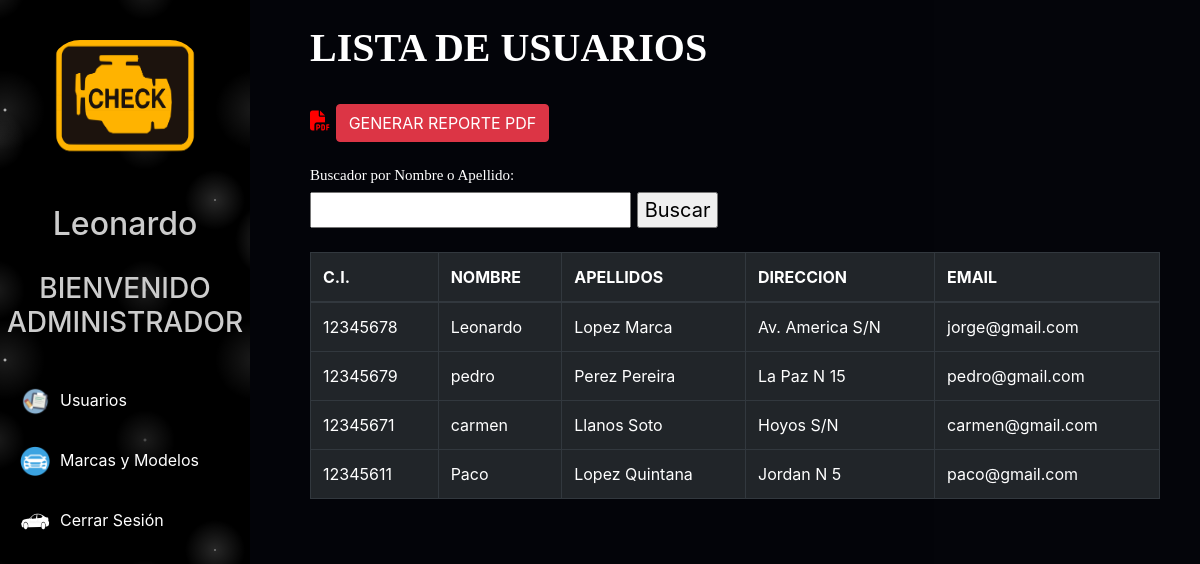
The app's page /administrador/usuarios.php with its own data.
### tables this page shows
CREATE TABLE IF NOT EXISTS `usuario` (
  `id` int(11) NOT NULL AUTO_INCREMENT,
  `ci` int(11) DEFAULT '0',
  `pass` varchar(50) DEFAULT NULL,
  `nombre` varchar(50) DEFAULT NULL,
  `apellidos` varchar(50) DEFAULT NULL,
  `direccion` varchar(50) DEFAULT NULL,
  `email` varchar(50) DEFAULT NULL,
  PRIMARY KEY (`id`)
);

### administrador/buscar_usuario.php (called while the page is built, shortened)
<?php
include '../conexion.php';
$buscar=$_POST['buscar'];
$SQL_READ= "SELECT * FROM usuario WHERE nombre LIKE '%" .$buscar."%' or apellidos LIKE '%" .$buscar."%'";
$sql_query= mysqli_query($conex,$SQL_READ);
?>

### administrador/usuarios.php (the view, shortened to what this page needs)
<!DOCTYPE html>
<html lang="en">
<head>
    <link rel="stylesheet" href="../css/adm1.css">
    <link rel="stylesheet" href="https://maxcdn.bootstrapcdn.com/bootstrap/4.0.0/css/bootstrap.min.css">
</head>
<body>
<div class="sidebar">
        <center>
            <img src="../img/logo.png" class="profile_image" alt="">
            <h2>Leonardo</h2><br/>
            <h3> BIENVENIDO ADMINISTRADOR</h3>
        </center>
        <a href="usuarios.php"><i><img src="../img/iconos/3.png" width="30" height="30" alt=""></i><span>Usuarios</span></a>
        <a href="modelo.php"><i><img src="../img/iconos/2.png" width="30" height="30" alt=""></i><span>Marcas y Modelos</span></a>
        <a href="../login.php"><i><img src="../img/iconos/1.jpg" width="30" height="30" alt=""></i><span>Cerrar Sesión</span></a>
    </div>
    <div class="content">
        <div class="informacion">
        <h1>LISTA DE USUARIOS</h1><br/>
      <div class="reportes" style="display:flex">
      <form action="pdf_listausuario.php">
        <i style="color: red;" class="fas fa-file-pdf"></i>
        <button type="submit" class="btn btn-danger">GENERAR REPORTE PDF</button>
    </form><p></p>&nbsp<p></p>&nbsp<p></p>&nbsp<p></p>&nbsp
        </div><br/>
        <h2>Buscador por Nombre o Apellido:</h2>
        <form action="usuarios.php" method="POST" onkeypress="return valnombre(event)" autocomplete="off">
          <input type="text" name="buscar">
          <input type="submit" value="Buscar">
        </form><br/>
      <table class="table table-bordered table-dark">
        <thead>
          <tr>
            <th scope="col">C.I.</th>
            <th scope="col">NOMBRE</th>
            <th scope="col">APELLIDOS</th>
            <th scope="col">DIRECCION</th>
            <th scope="col">EMAIL</th>
          </tr>
        </thead>
        <tbody>
          <?php
          include 'buscar_usuario.php';
          while($row = mysqli_fetch_array($sql_query)) {
          ?>
          <tr>
            <td><?= $row['ci']?></td>
            <td><?= $row['nombre']?></td>
            <td><?= $row['apellidos']?></td>
            <td><?= $row['direccion']?></td>
            <td><?= $row['email']?></td>
          </tr>
          <?php } ?>
        </tbody>
      </table>
    </div>
    </div>
</body>
</html>

### css/adm1.css (style rules this page uses)
body { margin: 0; padding: 0; font-family: "Roboto", sans-serif; background: url(../img/2.jpg)no-repeat; background-size: 10000vh; background-position: cover; }
.sidebar { background-color:black; background-image: radial-gradient(white, rgba(255,255,255,.2) 2px, transparent 40px), radial-gradient(white, rgba(255,255,255,.15) 1px, transparent 30px), radial-gradient(white, rgba(255,255,255,.1) 2px, transparent 40px), radial-gradient(rgba(255,255,255,.4), rgba(255,255,255,.1) 2px, transparent 30px); background-size: 550px 550px, 350px 350px, 250px 250px, 150px 150px; background-position: 0 0, 40px 60px, 130px 270px, 70px 100px; margin-top: -35px; padding: 10px 30px 0px -30px; position: fixed; left: 0; width: 250px; height: 120vh; }
.sidebar .profile_image { width: 150px; height: 150px; border-radius: 30px; margin-bottom: 15px; margin-top: 75px; }
.sidebar h2 { color: #ccc; margin-top: 0; margin-bottom: 5px; }
.sidebar h3 { color: #ccc; margin-top: 0; margin-bottom: 30px; }
.sidebar a { color: #fff; display: block; width: 90%; line-height: 60px; text-decoration: none; padding-left: 20px; box-sizing: border-box; transition: 0.5s; transition-property: background; }
.sidebar i { padding-right: 10px; }
.content { margin-left: 250px; max-height: 1000vh; margin-right: 0px; margin-top: -50px; }
.informacion { margin-left: 60px; height: 100vh; margin-right: 40px; margin-top: 50px; }
.informacion h1 { font-family: serif; color: white; font-weight: 700; }
.informacion h2 { font-family: serif; color: white; font-size: 15px; }
form { font-size: 20px; }

### records on screen
usuario: ci "12345678", nombre "Leonardo", apellidos "Lopez Marca", direccion "Av. America S/N", email "jorge@gmail.com"
usuario: ci "12345679", nombre "pedro", apellidos "Perez Pereira", direccion "La Paz N 15", email "pedro@gmail.com"
usuario: ci "12345671", nombre "carmen", apellidos "Llanos Soto", direccion "Hoyos S/N", email "carmen@gmail.com"
usuario: ci "12345611", nombre "Paco", apellidos "Lopez Quintana", direccion "Jordan N 5", email "paco@gmail.com"
